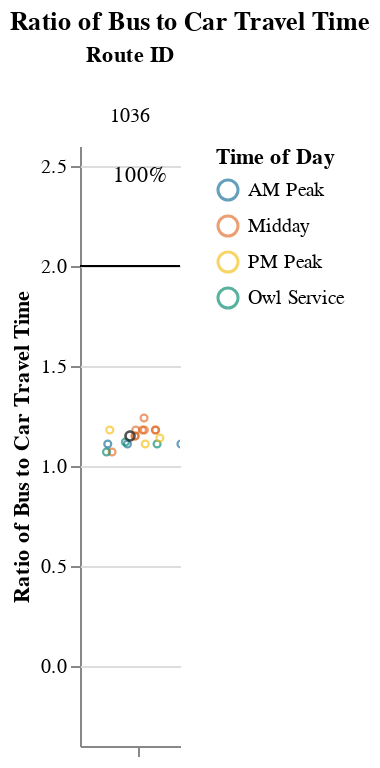
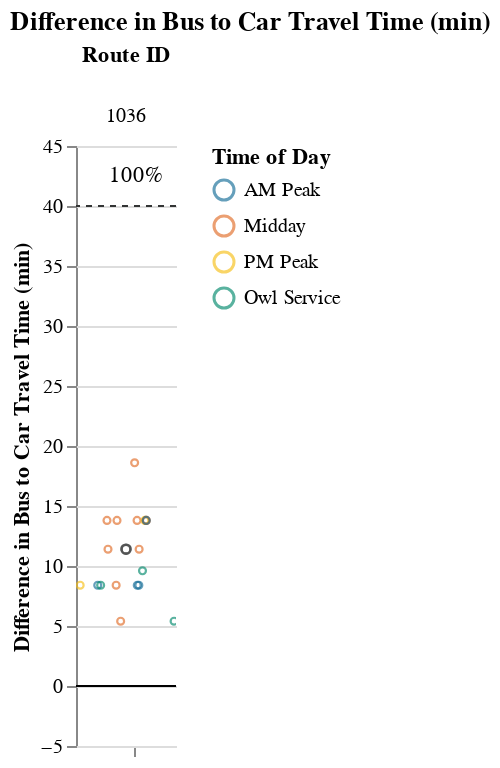

The cell these charts' notebook holds for them, in order:
### Markdown cell above
### Long Routes (> 1.5 hrs)

### Code cell
route_group = "long"
try:
    display_charts_for_route_group(df, route_group)
except:
    print("No routes meet this criteria.")

### Figure 1 — Vega-Lite specification as saved in the notebook (floating-point values rounded to 4 significant figures)
{"config": {"view": {"continuousWidth": 400, "continuousHeight": 300, "stroke": null}, "facet": {"spacing": 0}}, "data": {"name": "data-b0eb11fddb96a2b2f03ba2a9699077b3"}, "facet": {"column": {"field": "route_id", "sort": ["1036"], "title": "Route ID", "type": "nominal"}}, "spec": {"layer": [{"mark": "rule", "encoding": {"color": {"value": "black"}, "y": {"field": "cutoff", "type": "quantitative"}}, "selection": {"selector005": {"type": "interval", "bind": "scales", "encodings": ["x", "y"]}}}, {"mark": {"type": "point", "opacity": 0.65, "size": 12, "strokeWidth": 1.1}, "encoding": {"color": {"field": "time_of_day", "scale": {"range": ["#136C97", "#E16B26", "#F6BF16", "#00896B", "#7790A3", "#5B559C"]}, "sort": ["AM Peak", "Midday", "PM Peak", "Owl Service"], "title": "Time of Day", "type": "nominal"}, "tooltip": [{"field": "route_id", "type": "nominal"}, {"field": "trip_id", "type": "nominal"}, {"field": "service_hours", "type": "quantitative"}, {"field": "car_duration_hours", "type": "quantitative"}, {"field": "bus_multiplier", "type": "quantitative"}, {"field": "bus_difference", "type": "quantitative"}, {"field": "num_trips", "type": "quantitative"}, {"field": "num_competitive", "type": "quantitative"}, {"field": "pct_trips_competitive", "type": "quantitative"}, {"field": "p25", "type": "quantitative"}, {"field": "p50", "type": "quantitative"}, {"field": "p75", "type": "quantitative"}], "x": {"axis": {"grid": false, "labels": false, "ticks": true, "values": [0]}, "field": "jitter", "scale": {}, "title": null, "type": "quantitative"}, "y": {"field": "bus_multiplier", "scale": {"domain": [-0.25, 2.5]}, "title": "Ratio of Bus to Car Travel Time", "type": "quantitative"}}, "transform": [{"calculate": "sqrt(-2*log(random()))*cos(2*PI*random())", "as": "jitter"}], "width": 50}, {"layer": [{"mark": {"type": "point", "opacity": 0.6, "size": 20, "strokeWidth": 1.3}, "encoding": {"color": {"value": "#323434"}, "y": {"field": "bus_multiplier", "type": "quantitative"}}, "transform": [{"filter": "(datum.p50_trip === 1)"}]}, {"mark": {"type": "text", "align": "center", "baseline": "middle"}, "encoding": {"color": {"value": "black"}, "text": {"field": "pct_trips_competitive", "format": ".0%", "type": "quantitative"}, "tooltip": [{"field": "route_id", "type": "nominal"}, {"field": "trip_id", "type": "nominal"}, {"field": "service_hours", "type": "quantitative"}, {"field": "car_duration_hours", "type": "quantitative"}, {"field": "bus_multiplier", "type": "quantitative"}, {"field": "bus_difference", "type": "quantitative"}, {"field": "num_trips", "type": "quantitative"}, {"field": "num_competitive", "type": "quantitative"}, {"field": "pct_trips_competitive", "type": "quantitative"}, {"field": "p25", "type": "quantitative"}, {"field": "p50", "type": "quantitative"}, {"field": "p75", "type": "quantitative"}], "x": {"value": 30}, "y": {"value": 15}}, "transform": [{"calculate": "sqrt(-2*log(random()))*cos(2*PI*random())", "as": "jitter"}, {"filter": "(datum.fastest_trip === 1)"}]}]}]}, "resolve": {"scale": {"y": "shared"}}, "title": "Ratio of Bus to Car Travel Time", "$schema": "https://vega.github.io/schema/vega-lite/v4.17.0.json", "datasets": {"data-b0eb11fddb96a2b2f03ba2a9699077b3": [{"calitp_itp_id": 314, "trip_key": -4961482017217163915, "trip_id": "t_1995353_b_33394_tn_0", "shape_id": "p_2717", "route_id": "1036", "service_hours": 1.38, "trip_first_departure_ts": 39600, "trip_last_arrival_ts": 44580, "departure_hour": 11, "time_of_day": "Midday", "p25": 1.43, "p50": 1.475, "p75": 1.52, "p50_trip": 0, "fastest_trip": 0, "car_duration_hours": 1.29, "competitive_route": 1, "bus_multiplier": 1.07, "bus_difference": 5.4, "num_trips": 20, "num_competitive": 20, "pct_trips_competitive": 1.0, "bus_difference_spread": 13.2, "route_group": "long", "max_trip_hrs": 1.6, "max_trip_route_group": 1.98, "name": "Sonoma County", "caltrans_district": "04 - Oakland", "drmt_organization_name": null, "cutoff2": 40, "cutoff": 2}, {"calitp_itp_id": 314, "trip_key": -289006237527478908, "trip_id": "t_1994988_b_33394_tn_0", "shape_id": "p_1277120", "route_id": "1036", "service_hours": 1.38, "trip_first_departure_ts": 72900, "trip_last_arrival_ts": 77880, "departure_hour": 20, "time_of_day": "Owl Service", "p25": 1.43, "p50": 1.475, "p75": 1.52, "p50_trip": 0, "fastest_trip": 1, "car_duration_hours": 1.29, "competitive_route": 1, "bus_multiplier": 1.07, "bus_difference": 5.4, "num_trips": 20, "num_competitive": 20, "pct_trips_competitive": 1.0, "bus_difference_spread": 13.2, "route_group": "long", "max_trip_hrs": 1.6, "max_trip_route_group": 1.98, "name": "Sonoma County", "caltrans_district": "04 - Oakland", "drmt_organization_name": null, "cutoff2": 40, "cutoff": 2}, {"calitp_itp_id": 314, "trip_key": -777617146173694214, "trip_id": "t_1995018_b_33394_tn_0", "shape_id": "p_2743", "route_id": "1036", "service_hours": 1.43, "trip_first_departure_ts": 26400, "trip_last_arrival_ts": 31560, "departure_hour": 7, "time_of_day": "AM Peak", "p25": 1.43, "p50": 1.475, "p75": 1.52, "p50_trip": 0, "fastest_trip": 0, "car_duration_hours": 1.29, "competitive_route": 1, "bus_multiplier": 1.11, "bus_difference": 8.4, "num_trips": 20, "num_competitive": 20, "pct_trips_competitive": 1.0, "bus_difference_spread": 13.2, "route_group": "long", "max_trip_hrs": 1.6, "max_trip_route_group": 1.98, "name": "Sonoma County", "caltrans_district": "04 - Oakland", "drmt_organization_name": null, "cutoff2": 40, "cutoff": 2}, {"calitp_itp_id": 314, "trip_key": -4127073193513495924, "trip_id": "t_1995154_b_33394_tn_0", "shape_id": "p_2717", "route_id": "1036", "service_hours": 1.43, "trip_first_departure_ts": 45300, "trip_last_arrival_ts": 50460, "departure_hour": 12, "time_of_day": "Midday", "p25": 1.43, "p50": 1.475, "p75": 1.52, "p50_trip": 0, "fastest_trip": 0, "car_duration_hours": 1.29, "competitive_route": 1, "bus_multiplier": 1.11, "bus_difference": 8.4, "num_trips": 20, "num_competitive": 20, "pct_trips_competitive": 1.0, "bus_difference_spread": 13.2, "route_group": "long", "max_trip_hrs": 1.6, "max_trip_route_group": 1.98, "name": "Sonoma County", "caltrans_district": "04 - Oakland", "drmt_organization_name": null, "cutoff2": 40, "cutoff": 2}, {"calitp_itp_id": 314, "trip_key": -4762891809884570032, "trip_id": "t_1995344_b_33394_tn_0", "shape_id": "p_2717", "route_id": "1036", "service_hours": 1.43, "trip_first_departure_ts": 26400, "trip_last_arrival_ts": 31560, "departure_hour": 7, "time_of_day": "AM Peak", "p25": 1.43, "p50": 1.475, "p75": 1.52, "p50_trip": 0, "fastest_trip": 0, "car_duration_hours": 1.29, "competitive_route": 1, "bus_multiplier": 1.11, "bus_difference": 8.4, "num_trips": 20, "num_competitive": 20, "pct_trips_competitive": 1.0, "bus_difference_spread": 13.2, "route_group": "long", "max_trip_hrs": 1.6, "max_trip_route_group": 1.98, "name": "Sonoma County", "caltrans_district": "04 - Oakland", "drmt_organization_name": null, "cutoff2": 40, "cutoff": 2}, {"calitp_itp_id": 314, "trip_key": 5550989759653210337, "trip_id": "t_1995021_b_33394_tn_0", "shape_id": "p_2717", "route_id": "1036", "service_hours": 1.43, "trip_first_departure_ts": 66600, "trip_last_arrival_ts": 71760, "departure_hour": 18, "time_of_day": "PM Peak", "p25": 1.43, "p50": 1.475, "p75": 1.52, "p50_trip": 0, "fastest_trip": 0, "car_duration_hours": 1.29, "competitive_route": 1, "bus_multiplier": 1.11, "bus_difference": 8.4, "num_trips": 20, "num_competitive": 20, "pct_trips_competitive": 1.0, "bus_difference_spread": 13.2, "route_group": "long", "max_trip_hrs": 1.6, "max_trip_route_group": 1.98, "name": "Sonoma County", "caltrans_district": "04 - Oakland", "drmt_organization_name": null, "cutoff2": 40, "cutoff": 2}, {"calitp_itp_id": 314, "trip_key": 1698562714533334624, "trip_id": "t_1995020_b_33394_tn_0", "shape_id": "p_2717", "route_id": "1036", "service_hours": 1.43, "trip_first_departure_ts": 32400, "trip_last_arrival_ts": 37560, "departure_hour": 9, "time_of_day": "AM Peak", "p25": 1.43, "p50": 1.475, "p75": 1.52, "p50_trip": 0, "fastest_trip": 0, "car_duration_hours": 1.29, "competitive_route": 1, "bus_multiplier": 1.11, "bus_difference": 8.4, "num_trips": 20, "num_competitive": 20, "pct_trips_competitive": 1.0, "bus_difference_spread": 13.2, "route_group": "long", "max_trip_hrs": 1.6, "max_trip_route_group": 1.98, "name": "Sonoma County", "caltrans_district": "04 - Oakland", "drmt_organization_name": null, "cutoff2": 40, "cutoff": 2}, {"calitp_itp_id": 314, "trip_key": -2898047065579680099, "trip_id": "t_1995324_b_33394_tn_0", "shape_id": "p_2743", "route_id": "1036", "service_hours": 1.43, "trip_first_departure_ts": 24300, "trip_last_arrival_ts": 29460, "departure_hour": 6, "time_of_day": "Owl Service", "p25": 1.43, "p50": 1.475, "p75": 1.52, "p50_trip": 0, "fastest_trip": 0, "car_duration_hours": 1.29, "competitive_route": 1, "bus_multiplier": 1.11, "bus_difference": 8.4, "num_trips": 20, "num_competitive": 20, "pct_trips_competitive": 1.0, "bus_difference_spread": 13.2, "route_group": "long", "max_trip_hrs": 1.6, "max_trip_route_group": 1.98, "name": "Sonoma County", "caltrans_district": "04 - Oakland", "drmt_organization_name": null, "cutoff2": 40, "cutoff": 2}, {"calitp_itp_id": 314, "trip_key": -2701105274243445297, "trip_id": "t_1995355_b_33394_tn_0", "shape_id": "p_1277129", "route_id": "1036", "service_hours": 1.45, "trip_first_departure_ts": 72300, "trip_last_arrival_ts": 77520, "departure_hour": 20, "time_of_day": "Owl Service", "p25": 1.43, "p50": 1.475, "p75": 1.52, "p50_trip": 0, "fastest_trip": 0, "car_duration_hours": 1.29, "competitive_route": 1, "bus_multiplier": 1.12, "bus_difference": 9.6, "num_trips": 20, "num_competitive": 20, "pct_trips_competitive": 1.0, "bus_difference_spread": 13.2, "route_group": "long", "max_trip_hrs": 1.6, "max_trip_route_group": 1.98, "name": "Sonoma County", "caltrans_district": "04 - Oakland", "drmt_organization_name": null, "cutoff2": 40, "cutoff": 2}, {"calitp_itp_id": 314, "trip_key": -3375662105676163192, "trip_id": "t_1995338_b_33394_tn_0", "shape_id": "p_2743", "route_id": "1036", "service_hours": 1.47, "trip_first_departure_ts": 65400, "trip_last_arrival_ts": 70680, "departure_hour": 18, "time_of_day": "PM Peak", "p25": 1.43, "p50": 1.475, "p75": 1.52, "p50_trip": 0, "fastest_trip": 0, "car_duration_hours": 1.29, "competitive_route": 1, "bus_multiplier": 1.14, "bus_difference": 10.8, "num_trips": 20, "num_competitive": 20, "pct_trips_competitive": 1.0, "bus_difference_spread": 13.2, "route_group": "long", "max_trip_hrs": 1.6, "max_trip_route_group": 1.98, "name": "Sonoma County", "caltrans_district": "04 - Oakland", "drmt_organization_name": null, "cutoff2": 40, "cutoff": 2}, {"calitp_itp_id": 314, "trip_key": -6073962513807807858, "trip_id": "t_1995328_b_33394_tn_0", "shape_id": "p_2743", "route_id": "1036", "service_hours": 1.48, "trip_first_departure_ts": 45900, "trip_last_arrival_ts": 51240, "departure_hour": 12, "time_of_day": "Midday", "p25": 1.43, "p50": 1.475, "p75": 1.52, "p50_trip": 1, "fastest_trip": 0, "car_duration_hours": 1.29, "competitive_route": 1, "bus_multiplier": 1.15, "bus_difference": 11.4, "num_trips": 20, "num_competitive": 20, "pct_trips_competitive": 1.0, "bus_difference_spread": 13.2, "route_group": "long", "max_trip_hrs": 1.6, "max_trip_route_group": 1.98, "name": "Sonoma County", "caltrans_district": "04 - Oakland", "drmt_organization_name": null, "cutoff2": 40, "cutoff": 2}, {"calitp_itp_id": 314, "trip_key": 1448356439023687162, "trip_id": "t_1995019_b_33394_tn_0", "shape_id": "p_2743", "route_id": "1036", "service_hours": 1.48, "trip_first_departure_ts": 42300, "trip_last_arrival_ts": 47640, "departure_hour": 11, "time_of_day": "Midday", "p25": 1.43, "p50": 1.475, "p75": 1.52, "p50_trip": 1, "fastest_trip": 0, "car_duration_hours": 1.29, "competitive_route": 1, "bus_multiplier": 1.15, "bus_difference": 11.4, "num_trips": 20, "num_competitive": 20, "pct_trips_competitive": 1.0, "bus_difference_spread": 13.2, "route_group": "long", "max_trip_hrs": 1.6, "max_trip_route_group": 1.98, "name": "Sonoma County", "caltrans_district": "04 - Oakland", "drmt_organization_name": null, "cutoff2": 40, "cutoff": 2}, {"calitp_itp_id": 314, "trip_key": -9039094463424748836, "trip_id": "t_1995195_b_33394_tn_0", "shape_id": "p_2743", "route_id": "1036", "service_hours": 1.52, "trip_first_departure_ts": 59400, "trip_last_arrival_ts": 64860, "departure_hour": 16, "time_of_day": "Midday", "p25": 1.43, "p50": 1.475, "p75": 1.52, "p50_trip": 0, "fastest_trip": 0, "car_duration_hours": 1.29, "competitive_route": 1, "bus_multiplier": 1.18, "bus_difference": 13.8, "num_trips": 20, "num_competitive": 20, "pct_trips_competitive": 1.0, "bus_difference_spread": 13.2, "route_group": "long", "max_trip_hrs": 1.6, "max_trip_route_group": 1.98, "name": "Sonoma County", "caltrans_district": "04 - Oakland", "drmt_organization_name": null, "cutoff2": 40, "cutoff": 2}, {"calitp_itp_id": 314, "trip_key": 9128019102166862376, "trip_id": "t_1995009_b_33394_tn_0", "shape_id": "p_2717", "route_id": "1036", "service_hours": 1.52, "trip_first_departure_ts": 52200, "trip_last_arrival_ts": 57660, "departure_hour": 14, "time_of_day": "Midday", "p25": 1.43, "p50": 1.475, "p75": 1.52, "p50_trip": 0, "fastest_trip": 0, "car_duration_hours": 1.29, "competitive_route": 1, "bus_multiplier": 1.18, "bus_difference": 13.8, "num_trips": 20, "num_competitive": 20, "pct_trips_competitive": 1.0, "bus_difference_spread": 13.2, "route_group": "long", "max_trip_hrs": 1.6, "max_trip_route_group": 1.98, "name": "Sonoma County", "caltrans_district": "04 - Oakland", "drmt_organization_name": null, "cutoff2": 40, "cutoff": 2}, {"calitp_itp_id": 314, "trip_key": -6968760511560024794, "trip_id": "t_1995350_b_33394_tn_0", "shape_id": "p_2717", "route_id": "1036", "service_hours": 1.52, "trip_first_departure_ts": 62700, "trip_last_arrival_ts": 68160, "departure_hour": 17, "time_of_day": "PM Peak", "p25": 1.43, "p50": 1.475, "p75": 1.52, "p50_trip": 0, "fastest_trip": 0, "car_duration_hours": 1.29, "competitive_route": 1, "bus_multiplier": 1.18, "bus_difference": 13.8, "num_trips": 20, "num_competitive": 20, "pct_trips_competitive": 1.0, "bus_difference_spread": 13.2, "route_group": "long", "max_trip_hrs": 1.6, "max_trip_route_group": 1.98, "name": "Sonoma County", "caltrans_district": "04 - Oakland", "drmt_organization_name": null, "cutoff2": 40, "cutoff": 2}, {"calitp_itp_id": 314, "trip_key": -3523583422549523544, "trip_id": "t_1995348_b_33394_tn_0", "shape_id": "p_2717", "route_id": "1036", "service_hours": 1.52, "trip_first_departure_ts": 58500, "trip_last_arrival_ts": 63960, "departure_hour": 16, "time_of_day": "Midday", "p25": 1.43, "p50": 1.475, "p75": 1.52, "p50_trip": 0, "fastest_trip": 0, "car_duration_hours": 1.29, "competitive_route": 1, "bus_multiplier": 1.18, "bus_difference": 13.8, "num_trips": 20, "num_competitive": 20, "pct_trips_competitive": 1.0, "bus_difference_spread": 13.2, "route_group": "long", "max_trip_hrs": 1.6, "max_trip_route_group": 1.98, "name": "Sonoma County", "caltrans_district": "04 - Oakland", "drmt_organization_name": null, "cutoff2": 40, "cutoff": 2}, {"calitp_itp_id": 314, "trip_key": -4409832134995376467, "trip_id": "t_1995193_b_33394_tn_0", "shape_id": "p_2743", "route_id": "1036", "service_hours": 1.52, "trip_first_departure_ts": 52200, "trip_last_arrival_ts": 57660, "departure_hour": 14, "time_of_day": "Midday", "p25": 1.43, "p50": 1.475, "p75": 1.52, "p50_trip": 0, "fastest_trip": 0, "car_duration_hours": 1.29, "competitive_route": 1, "bus_multiplier": 1.18, "bus_difference": 13.8, "num_trips": 20, "num_competitive": 20, "pct_trips_competitive": 1.0, "bus_difference_spread": 13.2, "route_group": "long", "max_trip_hrs": 1.6, "max_trip_route_group": 1.98, "name": "Sonoma County", "caltrans_district": "04 - Oakland", "drmt_organization_name": null, "cutoff2": 40, "cutoff": 2}, {"calitp_itp_id": 314, "trip_key": 8461849099823558438, "trip_id": "t_1995347_b_33394_tn_0", "shape_id": "p_2717", "route_id": "1036", "service_hours": 1.52, "trip_first_departure_ts": 48600, "trip_last_arrival_ts": 54060, "departure_hour": 13, "time_of_day": "Midday", "p25": 1.43, "p50": 1.475, "p75": 1.52, "p50_trip": 0, "fastest_trip": 0, "car_duration_hours": 1.29, "competitive_route": 1, "bus_multiplier": 1.18, "bus_difference": 13.8, "num_trips": 20, "num_competitive": 20, "pct_trips_competitive": 1.0, "bus_difference_spread": 13.2, "route_group": "long", "max_trip_hrs": 1.6, "max_trip_route_group": 1.98, "name": "Sonoma County", "caltrans_district": "04 - Oakland", "drmt_organization_name": null, "cutoff2": 40, "cutoff": 2}, {"calitp_itp_id": 314, "trip_key": -2740702127935225295, "trip_id": "t_1995326_b_33394_tn_0", "shape_id": "p_2743", "route_id": "1036", "service_hours": 1.52, "trip_first_departure_ts": 32400, "trip_last_arrival_ts": 37860, "departure_hour": 9, "time_of_day": "AM Peak", "p25": 1.43, "p50": 1.475, "p75": 1.52, "p50_trip": 0, "fastest_trip": 0, "car_duration_hours": 1.29, "competitive_route": 1, "bus_multiplier": 1.18, "bus_difference": 13.8, "num_trips": 20, "num_competitive": 20, "pct_trips_competitive": 1.0, "bus_difference_spread": 13.2, "route_group": "long", "max_trip_hrs": 1.6, "max_trip_route_group": 1.98, "name": "Sonoma County", "caltrans_district": "04 - Oakland", "drmt_organization_name": null, "cutoff2": 40, "cutoff": 2}, {"calitp_itp_id": 314, "trip_key": 2450874180248057358, "trip_id": "t_1995333_b_33394_tn_0", "shape_id": "p_2743", "route_id": "1036", "service_hours": 1.6, "trip_first_departure_ts": 38760, "trip_last_arrival_ts": 44520, "departure_hour": 10, "time_of_day": "Midday", "p25": 1.43, "p50": 1.475, "p75": 1.52, "p50_trip": 0, "fastest_trip": 0, "car_duration_hours": 1.29, "competitive_route": 1, "bus_multiplier": 1.24, "bus_difference": 18.6, "num_trips": 20, "num_competitive": 20, "pct_trips_competitive": 1.0, "bus_difference_spread": 13.2, "route_group": "long", "max_trip_hrs": 1.6, "max_trip_route_group": 1.98, "name": "Sonoma County", "caltrans_district": "04 - Oakland", "drmt_organization_name": null, "cutoff2": 40, "cutoff": 2}]}}

### Figure 2 — Vega-Lite specification as saved in the notebook (floating-point values rounded to 4 significant figures)
{"config": {"view": {"continuousWidth": 400, "continuousHeight": 300, "stroke": null}, "facet": {"spacing": 0}}, "data": {"name": "data-359af8d907ffeaad45c8e0fe4442f37a"}, "facet": {"column": {"field": "route_id", "sort": ["1036"], "title": "Route ID", "type": "nominal"}}, "spec": {"layer": [{"mark": "rule", "encoding": {"color": {"value": "black"}, "y": {"field": "cutoff", "type": "quantitative"}}, "selection": {"selector006": {"type": "interval", "bind": "scales", "encodings": ["x", "y"]}}}, {"mark": {"type": "rule", "strokeDash": [3, 3]}, "encoding": {"color": {"value": "#323434"}, "y": {"field": "cutoff2", "type": "quantitative"}}}, {"mark": {"type": "point", "opacity": 0.65, "size": 12, "strokeWidth": 1.1}, "encoding": {"color": {"field": "time_of_day", "scale": {"range": ["#136C97", "#E16B26", "#F6BF16", "#00896B", "#7790A3", "#5B559C"]}, "sort": ["AM Peak", "Midday", "PM Peak", "Owl Service"], "title": "Time of Day", "type": "nominal"}, "tooltip": [{"field": "route_id", "type": "nominal"}, {"field": "trip_id", "type": "nominal"}, {"field": "service_hours", "type": "quantitative"}, {"field": "car_duration_hours", "type": "quantitative"}, {"field": "bus_multiplier", "type": "quantitative"}, {"field": "bus_difference", "type": "quantitative"}, {"field": "num_trips", "type": "quantitative"}, {"field": "num_competitive", "type": "quantitative"}, {"field": "pct_trips_competitive", "type": "quantitative"}, {"field": "p25", "type": "quantitative"}, {"field": "p50", "type": "quantitative"}, {"field": "p75", "type": "quantitative"}], "x": {"axis": {"grid": false, "labels": false, "ticks": true, "values": [0]}, "field": "jitter", "scale": {}, "title": null, "type": "quantitative"}, "y": {"field": "bus_difference", "scale": {"domain": [-5, 45.0]}, "title": "Difference in Bus to Car Travel Time (min)", "type": "quantitative"}}, "transform": [{"calculate": "sqrt(-2*log(random()))*cos(2*PI*random())", "as": "jitter"}], "width": 50}, {"layer": [{"mark": {"type": "point", "opacity": 0.6, "size": 20, "strokeWidth": 1.3}, "encoding": {"color": {"value": "#323434"}, "y": {"field": "bus_difference", "type": "quantitative"}}, "transform": [{"filter": "(datum.p50_trip === 1)"}]}, {"mark": {"type": "text", "align": "center", "baseline": "middle"}, "encoding": {"color": {"value": "black"}, "text": {"field": "pct_trips_competitive", "format": ".0%", "type": "quantitative"}, "tooltip": [{"field": "route_id", "type": "nominal"}, {"field": "trip_id", "type": "nominal"}, {"field": "service_hours", "type": "quantitative"}, {"field": "car_duration_hours", "type": "quantitative"}, {"field": "bus_multiplier", "type": "quantitative"}, {"field": "bus_difference", "type": "quantitative"}, {"field": "num_trips", "type": "quantitative"}, {"field": "num_competitive", "type": "quantitative"}, {"field": "pct_trips_competitive", "type": "quantitative"}, {"field": "p25", "type": "quantitative"}, {"field": "p50", "type": "quantitative"}, {"field": "p75", "type": "quantitative"}], "x": {"value": 30}, "y": {"value": 15}}, "transform": [{"calculate": "sqrt(-2*log(random()))*cos(2*PI*random())", "as": "jitter"}, {"filter": "(datum.fastest_trip === 1)"}]}]}]}, "resolve": {"scale": {"y": "shared"}}, "title": "Difference in Bus to Car Travel Time (min)", "$schema": "https://vega.github.io/schema/vega-lite/v4.17.0.json", "datasets": {"data-359af8d907ffeaad45c8e0fe4442f37a": [{"calitp_itp_id": 314, "trip_key": -4961482017217163915, "trip_id": "t_1995353_b_33394_tn_0", "shape_id": "p_2717", "route_id": "1036", "service_hours": 1.38, "trip_first_departure_ts": 39600, "trip_last_arrival_ts": 44580, "departure_hour": 11, "time_of_day": "Midday", "p25": 1.43, "p50": 1.475, "p75": 1.52, "p50_trip": 0, "fastest_trip": 0, "car_duration_hours": 1.29, "competitive_route": 1, "bus_multiplier": 1.07, "bus_difference": 5.4, "num_trips": 20, "num_competitive": 20, "pct_trips_competitive": 1.0, "bus_difference_spread": 13.2, "route_group": "long", "max_trip_hrs": 1.6, "max_trip_route_group": 1.98, "name": "Sonoma County", "caltrans_district": "04 - Oakland", "drmt_organization_name": null, "cutoff2": 40, "cutoff": 0}, {"calitp_itp_id": 314, "trip_key": -289006237527478908, "trip_id": "t_1994988_b_33394_tn_0", "shape_id": "p_1277120", "route_id": "1036", "service_hours": 1.38, "trip_first_departure_ts": 72900, "trip_last_arrival_ts": 77880, "departure_hour": 20, "time_of_day": "Owl Service", "p25": 1.43, "p50": 1.475, "p75": 1.52, "p50_trip": 0, "fastest_trip": 1, "car_duration_hours": 1.29, "competitive_route": 1, "bus_multiplier": 1.07, "bus_difference": 5.4, "num_trips": 20, "num_competitive": 20, "pct_trips_competitive": 1.0, "bus_difference_spread": 13.2, "route_group": "long", "max_trip_hrs": 1.6, "max_trip_route_group": 1.98, "name": "Sonoma County", "caltrans_district": "04 - Oakland", "drmt_organization_name": null, "cutoff2": 40, "cutoff": 0}, {"calitp_itp_id": 314, "trip_key": -777617146173694214, "trip_id": "t_1995018_b_33394_tn_0", "shape_id": "p_2743", "route_id": "1036", "service_hours": 1.43, "trip_first_departure_ts": 26400, "trip_last_arrival_ts": 31560, "departure_hour": 7, "time_of_day": "AM Peak", "p25": 1.43, "p50": 1.475, "p75": 1.52, "p50_trip": 0, "fastest_trip": 0, "car_duration_hours": 1.29, "competitive_route": 1, "bus_multiplier": 1.11, "bus_difference": 8.4, "num_trips": 20, "num_competitive": 20, "pct_trips_competitive": 1.0, "bus_difference_spread": 13.2, "route_group": "long", "max_trip_hrs": 1.6, "max_trip_route_group": 1.98, "name": "Sonoma County", "caltrans_district": "04 - Oakland", "drmt_organization_name": null, "cutoff2": 40, "cutoff": 0}, {"calitp_itp_id": 314, "trip_key": -4127073193513495924, "trip_id": "t_1995154_b_33394_tn_0", "shape_id": "p_2717", "route_id": "1036", "service_hours": 1.43, "trip_first_departure_ts": 45300, "trip_last_arrival_ts": 50460, "departure_hour": 12, "time_of_day": "Midday", "p25": 1.43, "p50": 1.475, "p75": 1.52, "p50_trip": 0, "fastest_trip": 0, "car_duration_hours": 1.29, "competitive_route": 1, "bus_multiplier": 1.11, "bus_difference": 8.4, "num_trips": 20, "num_competitive": 20, "pct_trips_competitive": 1.0, "bus_difference_spread": 13.2, "route_group": "long", "max_trip_hrs": 1.6, "max_trip_route_group": 1.98, "name": "Sonoma County", "caltrans_district": "04 - Oakland", "drmt_organization_name": null, "cutoff2": 40, "cutoff": 0}, {"calitp_itp_id": 314, "trip_key": -4762891809884570032, "trip_id": "t_1995344_b_33394_tn_0", "shape_id": "p_2717", "route_id": "1036", "service_hours": 1.43, "trip_first_departure_ts": 26400, "trip_last_arrival_ts": 31560, "departure_hour": 7, "time_of_day": "AM Peak", "p25": 1.43, "p50": 1.475, "p75": 1.52, "p50_trip": 0, "fastest_trip": 0, "car_duration_hours": 1.29, "competitive_route": 1, "bus_multiplier": 1.11, "bus_difference": 8.4, "num_trips": 20, "num_competitive": 20, "pct_trips_competitive": 1.0, "bus_difference_spread": 13.2, "route_group": "long", "max_trip_hrs": 1.6, "max_trip_route_group": 1.98, "name": "Sonoma County", "caltrans_district": "04 - Oakland", "drmt_organization_name": null, "cutoff2": 40, "cutoff": 0}, {"calitp_itp_id": 314, "trip_key": 5550989759653210337, "trip_id": "t_1995021_b_33394_tn_0", "shape_id": "p_2717", "route_id": "1036", "service_hours": 1.43, "trip_first_departure_ts": 66600, "trip_last_arrival_ts": 71760, "departure_hour": 18, "time_of_day": "PM Peak", "p25": 1.43, "p50": 1.475, "p75": 1.52, "p50_trip": 0, "fastest_trip": 0, "car_duration_hours": 1.29, "competitive_route": 1, "bus_multiplier": 1.11, "bus_difference": 8.4, "num_trips": 20, "num_competitive": 20, "pct_trips_competitive": 1.0, "bus_difference_spread": 13.2, "route_group": "long", "max_trip_hrs": 1.6, "max_trip_route_group": 1.98, "name": "Sonoma County", "caltrans_district": "04 - Oakland", "drmt_organization_name": null, "cutoff2": 40, "cutoff": 0}, {"calitp_itp_id": 314, "trip_key": 1698562714533334624, "trip_id": "t_1995020_b_33394_tn_0", "shape_id": "p_2717", "route_id": "1036", "service_hours": 1.43, "trip_first_departure_ts": 32400, "trip_last_arrival_ts": 37560, "departure_hour": 9, "time_of_day": "AM Peak", "p25": 1.43, "p50": 1.475, "p75": 1.52, "p50_trip": 0, "fastest_trip": 0, "car_duration_hours": 1.29, "competitive_route": 1, "bus_multiplier": 1.11, "bus_difference": 8.4, "num_trips": 20, "num_competitive": 20, "pct_trips_competitive": 1.0, "bus_difference_spread": 13.2, "route_group": "long", "max_trip_hrs": 1.6, "max_trip_route_group": 1.98, "name": "Sonoma County", "caltrans_district": "04 - Oakland", "drmt_organization_name": null, "cutoff2": 40, "cutoff": 0}, {"calitp_itp_id": 314, "trip_key": -2898047065579680099, "trip_id": "t_1995324_b_33394_tn_0", "shape_id": "p_2743", "route_id": "1036", "service_hours": 1.43, "trip_first_departure_ts": 24300, "trip_last_arrival_ts": 29460, "departure_hour": 6, "time_of_day": "Owl Service", "p25": 1.43, "p50": 1.475, "p75": 1.52, "p50_trip": 0, "fastest_trip": 0, "car_duration_hours": 1.29, "competitive_route": 1, "bus_multiplier": 1.11, "bus_difference": 8.4, "num_trips": 20, "num_competitive": 20, "pct_trips_competitive": 1.0, "bus_difference_spread": 13.2, "route_group": "long", "max_trip_hrs": 1.6, "max_trip_route_group": 1.98, "name": "Sonoma County", "caltrans_district": "04 - Oakland", "drmt_organization_name": null, "cutoff2": 40, "cutoff": 0}, {"calitp_itp_id": 314, "trip_key": -2701105274243445297, "trip_id": "t_1995355_b_33394_tn_0", "shape_id": "p_1277129", "route_id": "1036", "service_hours": 1.45, "trip_first_departure_ts": 72300, "trip_last_arrival_ts": 77520, "departure_hour": 20, "time_of_day": "Owl Service", "p25": 1.43, "p50": 1.475, "p75": 1.52, "p50_trip": 0, "fastest_trip": 0, "car_duration_hours": 1.29, "competitive_route": 1, "bus_multiplier": 1.12, "bus_difference": 9.6, "num_trips": 20, "num_competitive": 20, "pct_trips_competitive": 1.0, "bus_difference_spread": 13.2, "route_group": "long", "max_trip_hrs": 1.6, "max_trip_route_group": 1.98, "name": "Sonoma County", "caltrans_district": "04 - Oakland", "drmt_organization_name": null, "cutoff2": 40, "cutoff": 0}, {"calitp_itp_id": 314, "trip_key": -3375662105676163192, "trip_id": "t_1995338_b_33394_tn_0", "shape_id": "p_2743", "route_id": "1036", "service_hours": 1.47, "trip_first_departure_ts": 65400, "trip_last_arrival_ts": 70680, "departure_hour": 18, "time_of_day": "PM Peak", "p25": 1.43, "p50": 1.475, "p75": 1.52, "p50_trip": 0, "fastest_trip": 0, "car_duration_hours": 1.29, "competitive_route": 1, "bus_multiplier": 1.14, "bus_difference": 10.8, "num_trips": 20, "num_competitive": 20, "pct_trips_competitive": 1.0, "bus_difference_spread": 13.2, "route_group": "long", "max_trip_hrs": 1.6, "max_trip_route_group": 1.98, "name": "Sonoma County", "caltrans_district": "04 - Oakland", "drmt_organization_name": null, "cutoff2": 40, "cutoff": 0}, {"calitp_itp_id": 314, "trip_key": -6073962513807807858, "trip_id": "t_1995328_b_33394_tn_0", "shape_id": "p_2743", "route_id": "1036", "service_hours": 1.48, "trip_first_departure_ts": 45900, "trip_last_arrival_ts": 51240, "departure_hour": 12, "time_of_day": "Midday", "p25": 1.43, "p50": 1.475, "p75": 1.52, "p50_trip": 1, "fastest_trip": 0, "car_duration_hours": 1.29, "competitive_route": 1, "bus_multiplier": 1.15, "bus_difference": 11.4, "num_trips": 20, "num_competitive": 20, "pct_trips_competitive": 1.0, "bus_difference_spread": 13.2, "route_group": "long", "max_trip_hrs": 1.6, "max_trip_route_group": 1.98, "name": "Sonoma County", "caltrans_district": "04 - Oakland", "drmt_organization_name": null, "cutoff2": 40, "cutoff": 0}, {"calitp_itp_id": 314, "trip_key": 1448356439023687162, "trip_id": "t_1995019_b_33394_tn_0", "shape_id": "p_2743", "route_id": "1036", "service_hours": 1.48, "trip_first_departure_ts": 42300, "trip_last_arrival_ts": 47640, "departure_hour": 11, "time_of_day": "Midday", "p25": 1.43, "p50": 1.475, "p75": 1.52, "p50_trip": 1, "fastest_trip": 0, "car_duration_hours": 1.29, "competitive_route": 1, "bus_multiplier": 1.15, "bus_difference": 11.4, "num_trips": 20, "num_competitive": 20, "pct_trips_competitive": 1.0, "bus_difference_spread": 13.2, "route_group": "long", "max_trip_hrs": 1.6, "max_trip_route_group": 1.98, "name": "Sonoma County", "caltrans_district": "04 - Oakland", "drmt_organization_name": null, "cutoff2": 40, "cutoff": 0}, {"calitp_itp_id": 314, "trip_key": -9039094463424748836, "trip_id": "t_1995195_b_33394_tn_0", "shape_id": "p_2743", "route_id": "1036", "service_hours": 1.52, "trip_first_departure_ts": 59400, "trip_last_arrival_ts": 64860, "departure_hour": 16, "time_of_day": "Midday", "p25": 1.43, "p50": 1.475, "p75": 1.52, "p50_trip": 0, "fastest_trip": 0, "car_duration_hours": 1.29, "competitive_route": 1, "bus_multiplier": 1.18, "bus_difference": 13.8, "num_trips": 20, "num_competitive": 20, "pct_trips_competitive": 1.0, "bus_difference_spread": 13.2, "route_group": "long", "max_trip_hrs": 1.6, "max_trip_route_group": 1.98, "name": "Sonoma County", "caltrans_district": "04 - Oakland", "drmt_organization_name": null, "cutoff2": 40, "cutoff": 0}, {"calitp_itp_id": 314, "trip_key": 9128019102166862376, "trip_id": "t_1995009_b_33394_tn_0", "shape_id": "p_2717", "route_id": "1036", "service_hours": 1.52, "trip_first_departure_ts": 52200, "trip_last_arrival_ts": 57660, "departure_hour": 14, "time_of_day": "Midday", "p25": 1.43, "p50": 1.475, "p75": 1.52, "p50_trip": 0, "fastest_trip": 0, "car_duration_hours": 1.29, "competitive_route": 1, "bus_multiplier": 1.18, "bus_difference": 13.8, "num_trips": 20, "num_competitive": 20, "pct_trips_competitive": 1.0, "bus_difference_spread": 13.2, "route_group": "long", "max_trip_hrs": 1.6, "max_trip_route_group": 1.98, "name": "Sonoma County", "caltrans_district": "04 - Oakland", "drmt_organization_name": null, "cutoff2": 40, "cutoff": 0}, {"calitp_itp_id": 314, "trip_key": -6968760511560024794, "trip_id": "t_1995350_b_33394_tn_0", "shape_id": "p_2717", "route_id": "1036", "service_hours": 1.52, "trip_first_departure_ts": 62700, "trip_last_arrival_ts": 68160, "departure_hour": 17, "time_of_day": "PM Peak", "p25": 1.43, "p50": 1.475, "p75": 1.52, "p50_trip": 0, "fastest_trip": 0, "car_duration_hours": 1.29, "competitive_route": 1, "bus_multiplier": 1.18, "bus_difference": 13.8, "num_trips": 20, "num_competitive": 20, "pct_trips_competitive": 1.0, "bus_difference_spread": 13.2, "route_group": "long", "max_trip_hrs": 1.6, "max_trip_route_group": 1.98, "name": "Sonoma County", "caltrans_district": "04 - Oakland", "drmt_organization_name": null, "cutoff2": 40, "cutoff": 0}, {"calitp_itp_id": 314, "trip_key": -3523583422549523544, "trip_id": "t_1995348_b_33394_tn_0", "shape_id": "p_2717", "route_id": "1036", "service_hours": 1.52, "trip_first_departure_ts": 58500, "trip_last_arrival_ts": 63960, "departure_hour": 16, "time_of_day": "Midday", "p25": 1.43, "p50": 1.475, "p75": 1.52, "p50_trip": 0, "fastest_trip": 0, "car_duration_hours": 1.29, "competitive_route": 1, "bus_multiplier": 1.18, "bus_difference": 13.8, "num_trips": 20, "num_competitive": 20, "pct_trips_competitive": 1.0, "bus_difference_spread": 13.2, "route_group": "long", "max_trip_hrs": 1.6, "max_trip_route_group": 1.98, "name": "Sonoma County", "caltrans_district": "04 - Oakland", "drmt_organization_name": null, "cutoff2": 40, "cutoff": 0}, {"calitp_itp_id": 314, "trip_key": -4409832134995376467, "trip_id": "t_1995193_b_33394_tn_0", "shape_id": "p_2743", "route_id": "1036", "service_hours": 1.52, "trip_first_departure_ts": 52200, "trip_last_arrival_ts": 57660, "departure_hour": 14, "time_of_day": "Midday", "p25": 1.43, "p50": 1.475, "p75": 1.52, "p50_trip": 0, "fastest_trip": 0, "car_duration_hours": 1.29, "competitive_route": 1, "bus_multiplier": 1.18, "bus_difference": 13.8, "num_trips": 20, "num_competitive": 20, "pct_trips_competitive": 1.0, "bus_difference_spread": 13.2, "route_group": "long", "max_trip_hrs": 1.6, "max_trip_route_group": 1.98, "name": "Sonoma County", "caltrans_district": "04 - Oakland", "drmt_organization_name": null, "cutoff2": 40, "cutoff": 0}, {"calitp_itp_id": 314, "trip_key": 8461849099823558438, "trip_id": "t_1995347_b_33394_tn_0", "shape_id": "p_2717", "route_id": "1036", "service_hours": 1.52, "trip_first_departure_ts": 48600, "trip_last_arrival_ts": 54060, "departure_hour": 13, "time_of_day": "Midday", "p25": 1.43, "p50": 1.475, "p75": 1.52, "p50_trip": 0, "fastest_trip": 0, "car_duration_hours": 1.29, "competitive_route": 1, "bus_multiplier": 1.18, "bus_difference": 13.8, "num_trips": 20, "num_competitive": 20, "pct_trips_competitive": 1.0, "bus_difference_spread": 13.2, "route_group": "long", "max_trip_hrs": 1.6, "max_trip_route_group": 1.98, "name": "Sonoma County", "caltrans_district": "04 - Oakland", "drmt_organization_name": null, "cutoff2": 40, "cutoff": 0}, {"calitp_itp_id": 314, "trip_key": -2740702127935225295, "trip_id": "t_1995326_b_33394_tn_0", "shape_id": "p_2743", "route_id": "1036", "service_hours": 1.52, "trip_first_departure_ts": 32400, "trip_last_arrival_ts": 37860, "departure_hour": 9, "time_of_day": "AM Peak", "p25": 1.43, "p50": 1.475, "p75": 1.52, "p50_trip": 0, "fastest_trip": 0, "car_duration_hours": 1.29, "competitive_route": 1, "bus_multiplier": 1.18, "bus_difference": 13.8, "num_trips": 20, "num_competitive": 20, "pct_trips_competitive": 1.0, "bus_difference_spread": 13.2, "route_group": "long", "max_trip_hrs": 1.6, "max_trip_route_group": 1.98, "name": "Sonoma County", "caltrans_district": "04 - Oakland", "drmt_organization_name": null, "cutoff2": 40, "cutoff": 0}, {"calitp_itp_id": 314, "trip_key": 2450874180248057358, "trip_id": "t_1995333_b_33394_tn_0", "shape_id": "p_2743", "route_id": "1036", "service_hours": 1.6, "trip_first_departure_ts": 38760, "trip_last_arrival_ts": 44520, "departure_hour": 10, "time_of_day": "Midday", "p25": 1.43, "p50": 1.475, "p75": 1.52, "p50_trip": 0, "fastest_trip": 0, "car_duration_hours": 1.29, "competitive_route": 1, "bus_multiplier": 1.24, "bus_difference": 18.6, "num_trips": 20, "num_competitive": 20, "pct_trips_competitive": 1.0, "bus_difference_spread": 13.2, "route_group": "long", "max_trip_hrs": 1.6, "max_trip_route_group": 1.98, "name": "Sonoma County", "caltrans_district": "04 - Oakland", "drmt_organization_name": null, "cutoff2": 40, "cutoff": 0}]}}
